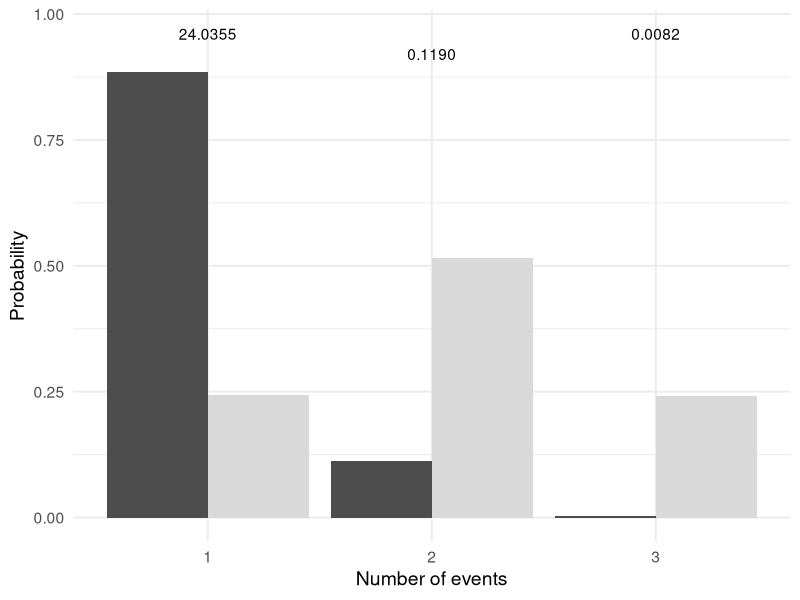
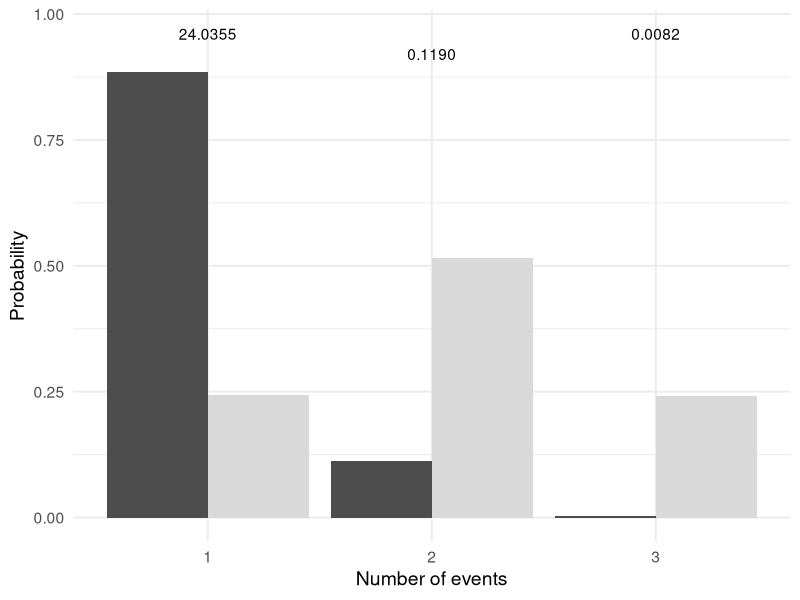
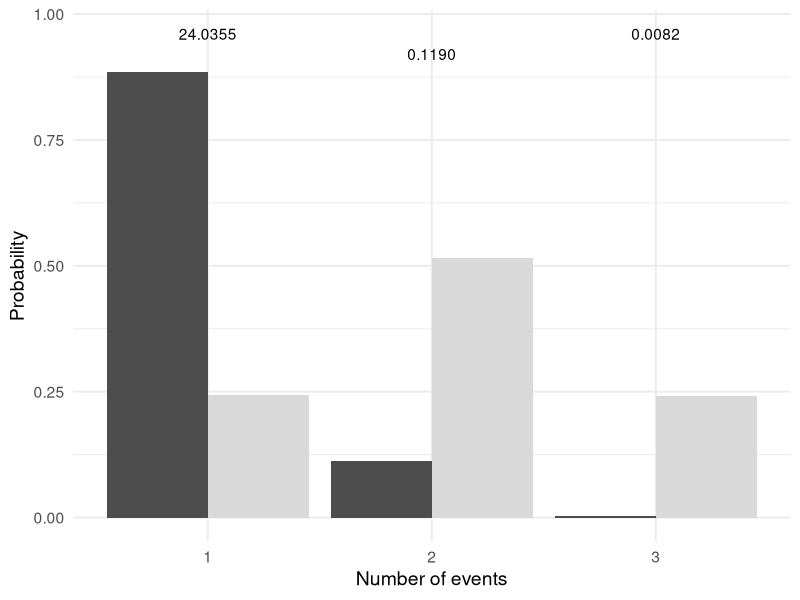

Source code (R) for these figures, in order:
#! /usr/bin/env Rscript

library(ggplot2)
library(ggridges)

plot_prior <- TRUE
nevents <- c("1", "2", "3")
posterior_probs <- c(0.8852, 0.1122, 0.0026)
prior_probs <- c(0.242888, 0.51513, 0.241982)
bf_labels <- c("<0.000624", "0.0053", "556")
bf_labels <- c("24.0355", "0.1190", "0.0082")
max_prob <- 0.8852
bf_position_bottom <- max_prob + (max_prob * 0.04)
bf_position_top <- bf_position_bottom + 0.04
bf_positions <- c()
for (i in 1:length(nevents)) {
    if (i %% 2 == 0) {
        bf_positions = c(bf_positions, bf_position_bottom)
    } else {
        bf_positions = c(bf_positions, bf_position_top)
    }
}

posterior_df <- data.frame(nevents = nevents, probability = posterior_probs, label = rep("posterior", 3))
prior_df <- data.frame(nevents = nevents, probability = prior_probs, label = rep("prior", 3))
if (plot_prior) {
    data <- rbind(posterior_df, prior_df)
    bar_colors <- c("posterior" = "gray30", "prior" = "gray85")
} else {
    data <- posterior_df
    bar_colors <- c("posterior" = "gray30")
}

if (plot_prior) {
    ggplot(data, aes(x = nevents, y = probability, fill = label)) +
        geom_col(position = "dodge") +
        theme_minimal(base_size = 14) +
        theme(legend.position = "none") +
        scale_colour_manual(values = bar_colors) +
        scale_fill_manual(values = bar_colors) +
        labs(x = "Number of events") +
        labs(y = "Probability") +
        annotate("text", x = nevents, y = bf_positions, label = bf_labels)
} else {
    ggplot(data, aes(x = nevents, y = probability, fill = label)) +
        geom_col(position = "dodge") +
        theme_minimal(base_size = 14) +
        theme(legend.position = "none") +
        scale_colour_manual(values = bar_colors) +
        scale_fill_manual(values = bar_colors) +
        labs(x = "Number of events") +
        labs(y = "Probability")
}

ggsave("../results/dppmsbayes-nevents.pdf", width = 7.0, height = 4.32623789116916, units = "in")
ggsave("../results/dppmsbayes-nevents.png", width = 7.0, height = 4.32623789116916, units = "in")
r <- tryCatch(
    {
        ggsave("../results/dppmsbayes-nevents.svg", width = 7.0, height = 4.32623789116916, units = "in")
    },
    error = function(cond) {
        message("An error occurred while trying to save plot as SVG.")
        message("The plot has been saved in PDF and PNG format.")
        message("If you want the SVG file, you may need to install additional R packages.")
        message("Here's the original error message for details:")
        message(cond)
    },
    warning = function(cond) {
        message("A warning occurred while trying to save the plot in SVG format.")
        message("The plot has been saved in PDF and PNG format.")
        message("If you want the SVG file, you may need to install additional R packages.")
        message("Here's the original warning message for details:")
        message(cond)
    },
    finally =  {})
